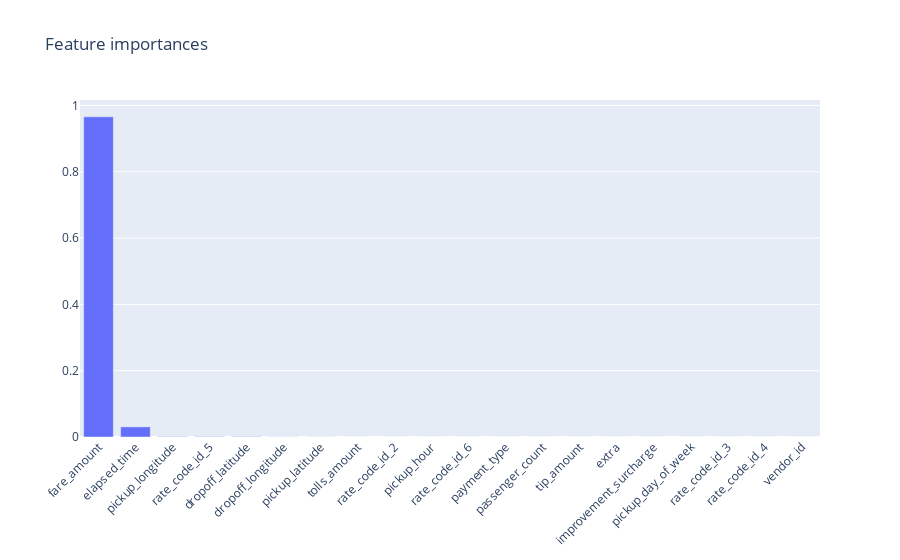

The notebook cell this image was saved under:
### Code cell
plot_importances(X, rf_imp_filename)

### Figure 1 — Plotly figure (JSON) as saved in the notebook; plotly's stock layout.template omitted (floating-point values rounded to 4 significant figures)
{"data": [{"type": "bar", "x": ["fare_amount", "elapsed_time", "pickup_longitude", "rate_code_id_5", "dropoff_latitude", "dropoff_longitude", "pickup_latitude", "tolls_amount", "rate_code_id_2", "pickup_hour", "rate_code_id_6", "payment_type", "passenger_count", "tip_amount", "extra", "improvement_surcharge", "pickup_day_of_week", "rate_code_id_3", "rate_code_id_4", "vendor_id"], "y": [0.9657, 0.0305, 0.00107, 0.001027, 0.001008, 0.0004172, 0.000276, 2.846e-06, 4.164e-07, 1.796e-07, 0, 0, 0, 0, 0, 0, 0, 0, 0, 0]}], "layout": {"title": {"text": "Feature importances"}, "xaxis": {"tickangle": -45}}}
